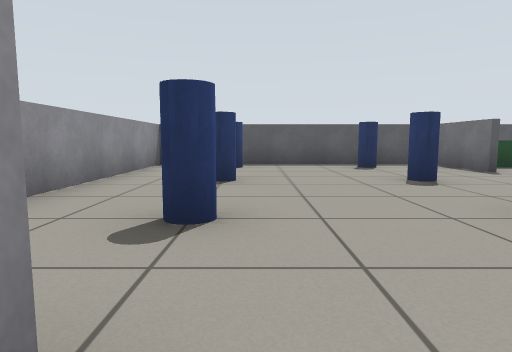
View 1 (above)

22 first-person views from a walk through a world built for the Gazebo simulator. The camera is 0.59 m above the floor, tilts 6° down and sees 75° across. The floor is counted in squares, 1 m on a side. Each view is taken from the middle of a square. On the plan, view 1 faces up. The plan holds only what a view shows up to about 9 squares ahead; the rest is blank.

View 2
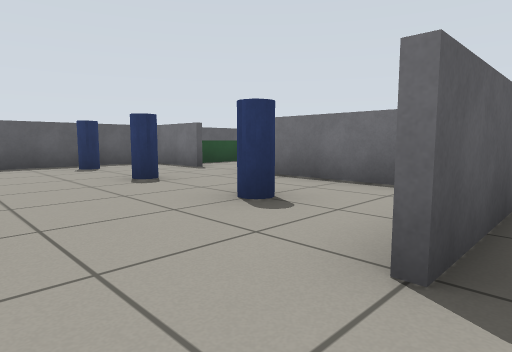

View 3
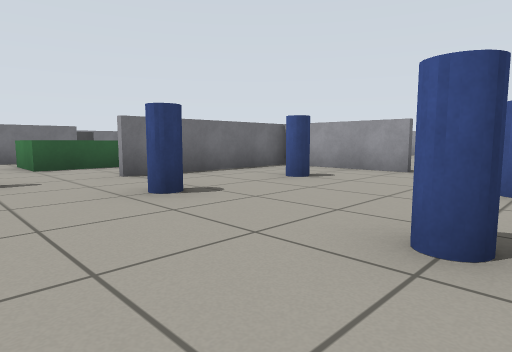

View 4
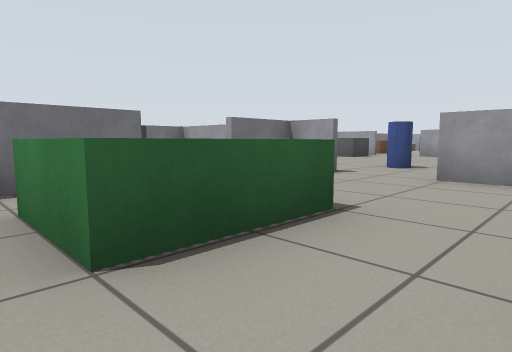

View 5
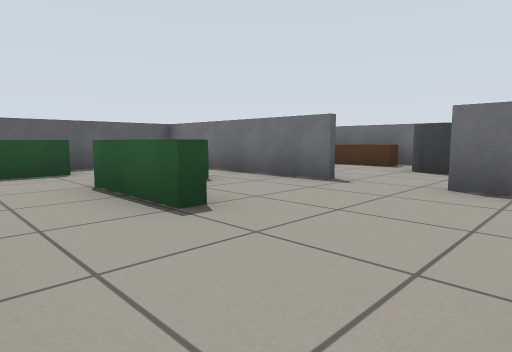

View 6
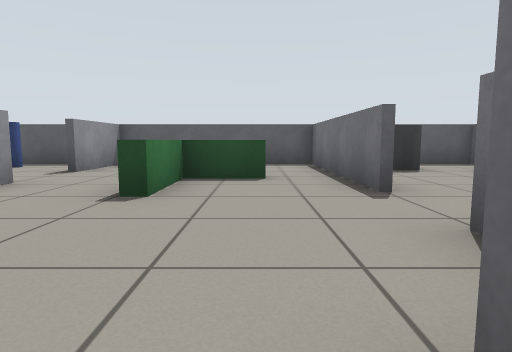

View 7
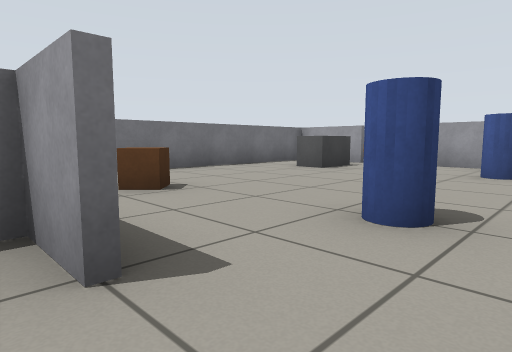

View 8
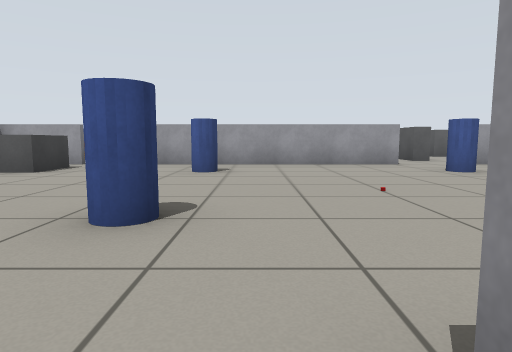

View 9
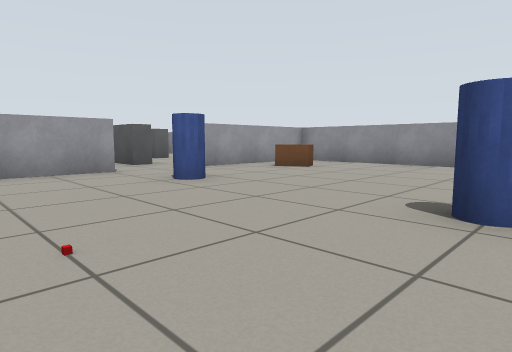

View 10
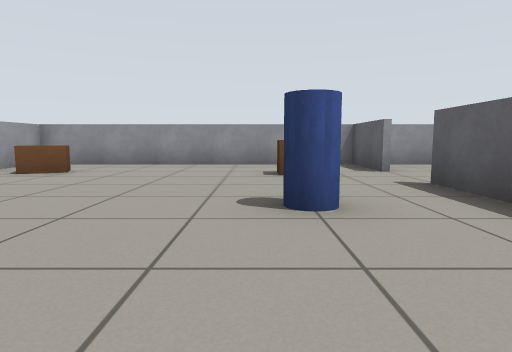

View 11
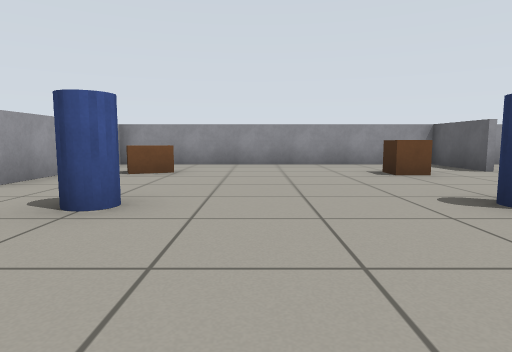

View 12
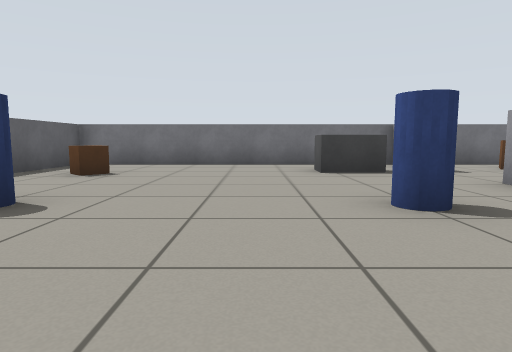

View 13
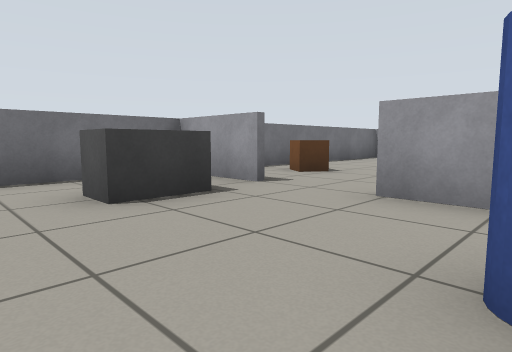

View 14
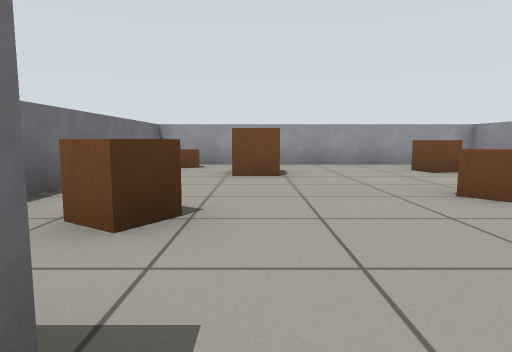

View 15
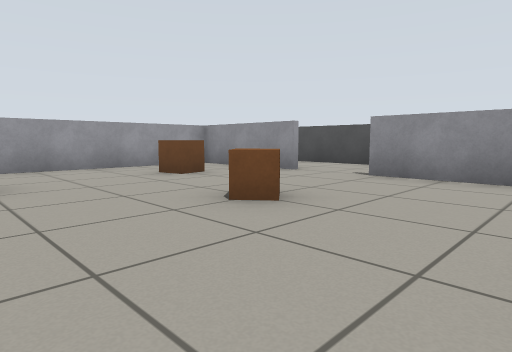

View 16
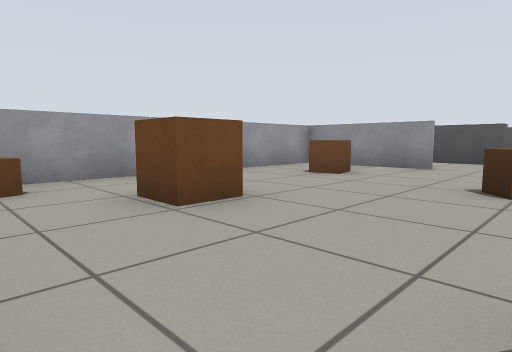

View 17
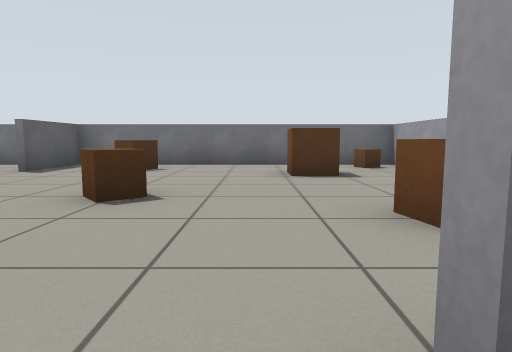

View 18
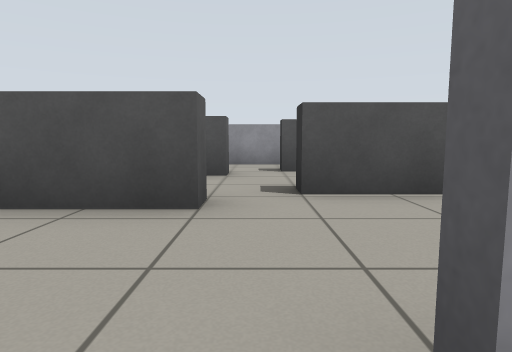

View 19
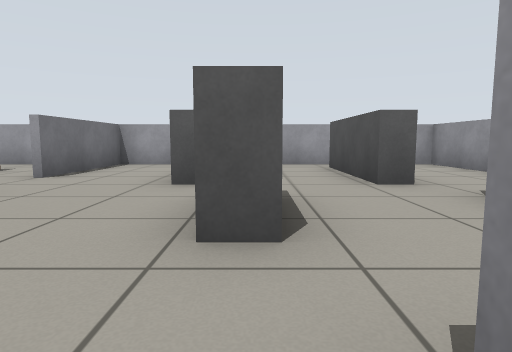

View 20
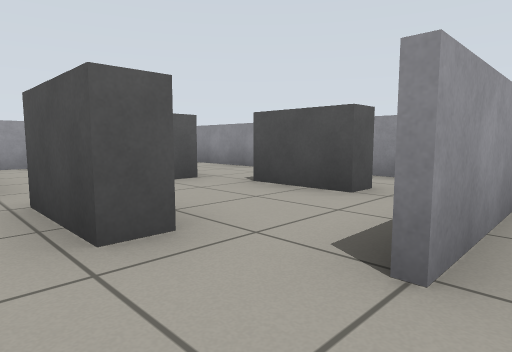

View 21
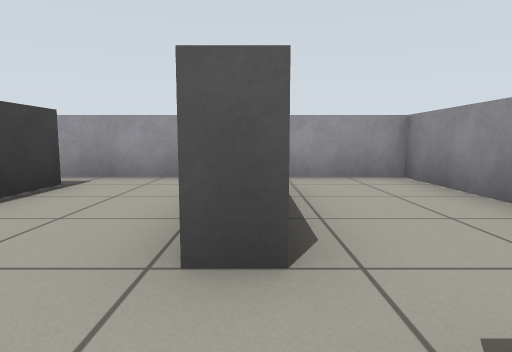

View 22
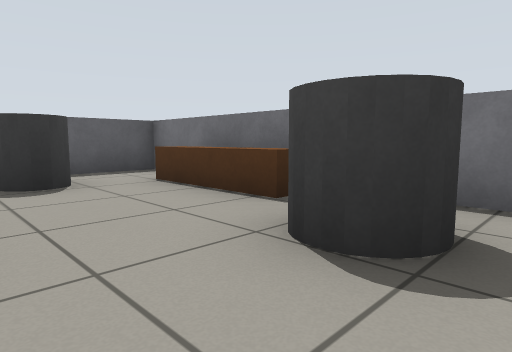

### Floor plan
Points are (right, up) in squares from view 1. A wall is a line through its corners. A room is listed if a view was taken in it or the views show most of it. See-through windows are left out.
Room 1 (views 1, 2, 3)
walls: (1.4, 0.6) (4.4, 0.6) (4.4, 4.8); (4.4, 6.2) (4.4, 8.1); (3.9, 8.4) (-0.4, 8.4); (-2.4, 8.5) (-2.4, 1.4)
ways out: opening at (4, 5.5) to room 2; opening at (0.5, 0) to room 4
objects: pillar (-1, 5); pillar (0, 2); pillar (0, 7); pillar (2, 5); pillar (3, 2); pillar (3, 7)
Room 2 (view 4)
walls: (6.5, 3.4) (6.5, 5.5) (8.2, 5.5); (6.9, 7.3) (5.2, 7.3); (9.4, 3.8) (9.4, 6.5)
ways out: opening at (4, 5.5) to room 1; opening at (5.5, 4) to room 3; gap at (8, 5) to room 3; opening at (7.5, 7) to room 8; gap at (5, 7) to room 8
Room 3 (views 5, 7, 8)
walls: (5.6, 0.6) (6.6, 0.6); (9.4, 0.6) (9.4, 2.2); (8.2, 5.2) (6.9, 5.2) (6.9, 3.5)
ways out: opening at (5.5, 4) to room 2; gap at (8, 5) to room 2; opening at (7.5, 0) to room 4; opening at (9, 3) to room 7
Room 4 (views 6, 9, 10, 11, 12, 13, 14, 15, 19, 20)
walls: (3.4, -7.4) (9.6, -7.4); (3.4, 0.4) (1.4, 0.4); (11.4, -7.4) (13.5, -7.4); (-0.4, 0.4) (-2.4, 0.4) (-2.4, -7.4) (1.6, -7.4); (13.4, -8) (13.4, 0.4) (11, 0.4)
ways out: opening at (0.5, 0) to room 1; opening at (7.5, 0) to room 3; opening at (10.5, -8) to room 5; opening at (2.5, -8) to room 6
objects: crate (0, -6); crate (0, -1); pillar (3, -6); pillar (3, -2); pillar (8, -6); pillar (8, -2); grey box (11, -6) to (12, -5); crate (11, -1)
Room 5 (views 16, 18)
walls: (5.6, -12.2) (5.6, -15.5); (5.6, -8.6) (5.6, -10.8); (5, -15.4) (13.4, -15.4) (13.4, -8); (13.5, -7.6) (11.4, -7.6)
ways out: opening at (10.5, -8) to room 4; opening at (5, -11.5) to room 6
objects: crate (7, -14) to (8, -13); crate (8, -11) to (9, -10); crate (11, -13); crate (12, -15) to (13, -15); crate (12, -10) to (12, -9)
Room 6 (views 17, 21)
walls: (-0.2, -11.5) (0.3, -11.5) (0.3, -14.5); (2.6, -11.5) (3.1, -11.5) (3.1, -13.2); (2.6, -14.5) (2.6, -13.4); (-2.4, -9.1) (-2.4, -15.4) (3.5, -15.4); (5.4, -14.6) (5.4, -12.2)
ways out: opening at (2.5, -8) to room 4; opening at (5, -11.5) to room 5; opening at (3, -15) to room 9; opening at (4, -13.5) to room 9
objects: grey box (-1, -10) to (-1, -9); grey box (2, -10) to (2, -9)
Room 7 (view 22)
walls: (13.4, 1.5) (13.4, 8.4) (11.8, 8.4); (11.5, 0.6) (12.4, 0.6)
ways out: opening at (9, 3) to room 3
objects: grey cylinder (11, 7); grey cylinder (12, 3); bench (13, 4) to (13, 6)
Room 8 (no view inside)
walls: (9.4, 6.5) (9.4, 8.4) (4.6, 8.4) (4.6, 6.2)
ways out: opening at (7.5, 7) to room 2; gap at (5, 7) to room 2
Room 9 (no view inside)
walls: (3.5, -15.4) (5, -15.4); (5.4, -15.5) (5.4, -14.6)
ways out: opening at (3, -15) to room 6; opening at (4, -13.5) to room 6

Positions as (right, up) in squares from view 1, and headings:
1: (0, 0), facing up
2: (0, 0), facing up-right
3: (-1, 7), facing down-right
4: (5, 6), facing down-right
5: (5, 1), facing up-right
6: (8, 0), facing up
7: (7, 1), facing down-right
8: (7, 1), facing down
9: (6, -1), facing down-left
10: (6, -2), facing left
11: (6, -4), facing left
12: (5, -4), facing right
13: (8, -4), facing down-right
14: (11, -7), facing down
15: (11, -8), facing down-left
16: (13, -10), facing down-left
17: (5, -12), facing right
18: (6, -11), facing left
19: (2, -7), facing down
20: (3, -7), facing down-left
21: (0, -10), facing down
22: (10, 2), facing up-right
